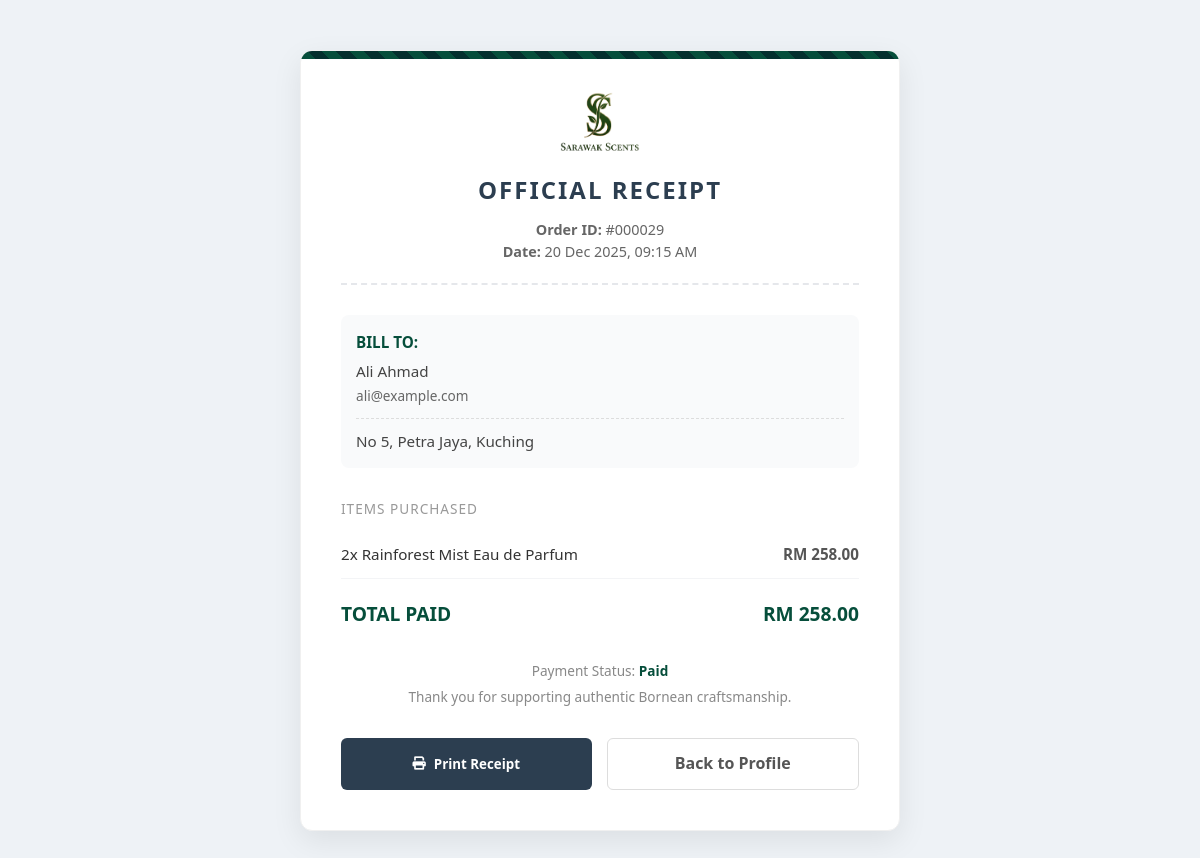
Screenshot of /receipt.php?order_id=29 (signed in) with the database file from the repository.
### tables this page shows
CREATE TABLE orders (
    order_id INT AUTO_INCREMENT PRIMARY KEY,
    user_id INT NOT NULL,
    total_amount DECIMAL(10,2) NOT NULL,
    order_date TIMESTAMP DEFAULT CURRENT_TIMESTAMP,
    status ENUM('Pending', 'Paid', 'Shipped', 'Cancelled') DEFAULT 'Paid',
    FOREIGN KEY (user_id) REFERENCES users(user_id)
);

CREATE TABLE users (
    user_id INT AUTO_INCREMENT PRIMARY KEY,
    full_name VARCHAR(100) NOT NULL,
    email VARCHAR(100) NOT NULL UNIQUE,
    password VARCHAR(255) NOT NULL, 
    phone_number VARCHAR(20),
    otp_code VARCHAR(10) DEFAULT NULL,
    role ENUM('member', 'admin') DEFAULT 'member',
    address TEXT,
    created_at TIMESTAMP DEFAULT CURRENT_TIMESTAMP
);

CREATE TABLE order_items (
    order_item_id INT AUTO_INCREMENT PRIMARY KEY,
    order_id INT NOT NULL,
    product_id INT NOT NULL,
    quantity INT NOT NULL,
    price DECIMAL(10,2) NOT NULL,
    FOREIGN KEY (order_id) REFERENCES orders(order_id),
    FOREIGN KEY (product_id) REFERENCES products(product_id)
);

CREATE TABLE products (
    product_id INT AUTO_INCREMENT PRIMARY KEY,
    name VARCHAR(100) NOT NULL,
    description TEXT,
    price DECIMAL(10,2) NOT NULL,
    image VARCHAR(255), 
    category_id INT,
    is_active TINYINT(1) DEFAULT 1,  
    created_at TIMESTAMP DEFAULT CURRENT_TIMESTAMP,
    FOREIGN KEY (category_id) REFERENCES categories(category_id)
);

### receipt.php (the view, shortened to what this page needs)
<?php
include 'includes/db_connect.php';
$order_id = isset($_GET['order_id']) ? intval($_GET['order_id']) : 0;
$user_id = $_SESSION['user_id'];
$sql = "SELECT o.*, u.full_name, u.email, u.address
        FROM orders o
        JOIN users u ON o.user_id = u.user_id
        WHERE o.order_id = $order_id AND o.user_id = $user_id";
$order_res = mysqli_query($conn, $sql);
$order = mysqli_fetch_assoc($order_res);
$items_res = mysqli_query($conn, "SELECT oi.*, p.name FROM order_items oi JOIN products p ON oi.product_id = p.product_id WHERE oi.order_id = $order_id");
?>
<!DOCTYPE html>
<html lang="en">
<head>
    <link rel="stylesheet" href="css/style.css">
    <link rel="stylesheet" href="https://cdnjs.cloudflare.com/ajax/libs/font-awesome/6.0.0/css/all.min.css">
</head>
<body style="background: #eef2f6;"> <div class="receipt-container">
        <div class="receipt-header">
            <img src="assets/images/Sarawak_Scents_Logo.png" alt="Logo" class="receipt-logo">
            <h1 class="receipt-title">Official Receipt</h1>
            <div class="receipt-meta">
                <p><strong>Order ID:</strong> #<?php echo str_pad($order_id, 6, '0', STR_PAD_LEFT); ?></p>
                <p><strong>Date:</strong> <?php echo date('d M Y, h:i A', strtotime($order['order_date'])); ?></p>
            </div>
        </div>
        <div class="bill-to">
            <strong style="color: #064e3b; display:block; margin-bottom:5px;">BILL TO:</strong>
            <?php echo htmlspecialchars($order['full_name']); ?><br>
            <span style="font-size: 0.85rem; color: #666;"><?php echo htmlspecialchars($order['email']); ?></span>
            <div style="margin-top: 10px; padding-top:10px; border-top:1px dashed #ddd;">
                <?php echo nl2br(htmlspecialchars($order['address'])); ?>
            </div>
        </div>
        <div class="receipt-items">
            <div style="font-size: 0.85rem; color: #999; margin-bottom: 10px; text-transform: uppercase; letter-spacing: 1px;">Items Purchased</div>
            <?php while($item = mysqli_fetch_assoc($items_res)): ?>
            <div class="receipt-item">
                <span class="item-name">
                    <?php echo $item['quantity']; ?>x <?php echo htmlspecialchars($item['name']); ?>
                </span>
                <span class="item-price">
                    RM <?php echo number_format($item['price'] * $item['quantity'], 2); ?>
                </span>
            </div>
            <?php endwhile; ?>
            <div class="receipt-total">
                <span>TOTAL PAID</span>
                <span>RM <?php echo number_format($order['total_amount'], 2); ?></span>
            </div>
        </div>
        <div class="receipt-status">
            <p style="margin-bottom: 5px;">Payment Status: <strong style="color: #064e3b;"><?php echo $order['status']; ?></strong></p>
            <p>Thank you for supporting authentic Bornean craftsmanship.</p>
        </div>
        <div class="receipt-actions">
            <button onclick="window.print()" class="btn-print">
                <i class="fas fa-print"></i> Print Receipt
            </button>
            <a href="profile.php" class="btn-back-home">
                Back to Profile
            </a>
        </div>
    </div>
</body>
</html>

### css/style.css (style rules this page uses)
* { box-sizing: border-box; margin: 0; padding: 0; font-family: 'Segoe UI', Tahoma, Geneva, Verdana, sans-serif; }
body { background-color: #f4f6f8; color: #333; line-height: 1.6; }
a { text-decoration: none; color: inherit; }
h1 { font-size: 1.8rem; margin-bottom: 0.5rem; }
.receipt-container { max-width: 600px; margin: 50px auto; background: white; padding: 40px; border-radius: 12px; box-shadow: 0 10px 30px rgba(0,0,0,0.08); border: 1px solid #f0f0f0; position: relative; overflow: hidden; }
.receipt-container::before { content: ''; position: absolute; top: 0; left: 0; width: 100%; height: 8px; background: repeating-linear-gradient( 45deg, #064e3b, #064e3b 10px, #042f2e 10px, #042f2e 20px ); }
.receipt-header { text-align: center; border-bottom: 2px dashed #e5e7eb; padding-bottom: 20px; margin-bottom: 30px; }
.receipt-logo { width: 80px; margin-bottom: 10px; }
.receipt-title { font-size: 1.5rem; color: #2c3e50; margin: 0; letter-spacing: 2px; text-transform: uppercase; }
.receipt-meta { margin-top: 10px; color: #666; font-size: 0.9rem; line-height: 1.5; }
.bill-to { margin-bottom: 30px; font-size: 0.95rem; color: #444; background: #f9fafb; padding: 15px; border-radius: 8px; }
.receipt-items { margin-bottom: 30px; }
.receipt-item { display: flex; justify-content: space-between; padding: 12px 0; border-bottom: 1px solid #f3f4f6; font-size: 0.95rem; }
.item-name { color: #333; }
.item-price { font-weight: 600; color: #555; }
.receipt-total { display: flex; justify-content: space-between; margin-top: 10px; font-size: 1.2rem; font-weight: 800; color: #064e3b; padding-top: 10px; }
.receipt-status { text-align: center; margin-top: 30px; font-size: 0.85rem; color: #888; }
.receipt-actions { margin-top: 30px; display: flex; gap: 15px; }
.btn-print { flex: 1; background: #2c3e50; color: white; padding: 12px; border: none; border-radius: 6px; cursor: pointer; font-weight: bold; display: flex; align-items: center; justify-content: center; gap: 8px; transition: background 0.3s; }
.btn-back-home { flex: 1; text-align: center; border: 1px solid #ddd; color: #555; padding: 12px; border-radius: 6px; text-decoration: none; font-weight: bold; transition: background 0.3s; }

### rows the page displays
orders: order_date "20 Dec 2025, 09:15 AM", user.full_name "Ali Ahmad", user.email "ali@example.com", user.address "No 5, Petra Jaya, Kuching", total_amount "258.00", status "Paid"
order_items: quantity "2", product.name "Rainforest Mist Eau de Parfum", $item['price'] * $item['quantity'] "258.00"

### other values shown
str_pad($order_id, 6, '0', STR_PAD_LEFT) "000029"
